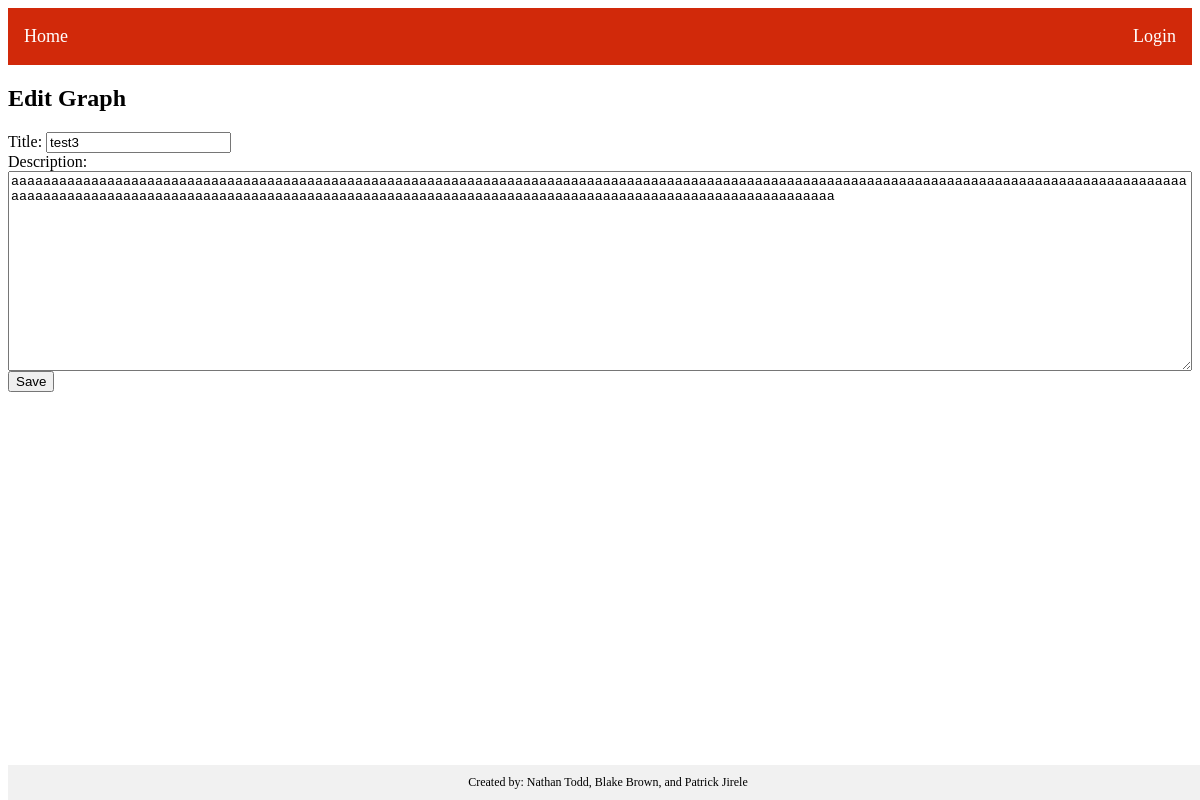
/editGraph/Department_pie.png, run on the app's committed database.
### main.py (models this page shows)
class Graphs(db.Model):
    id = db.Column(db.Integer, primary_key=True)
    path = db.Column(db.String(100), nullable=False)
    title = db.Column(db.String(50), nullable=False)
    description = db.Column(db.String(250), nullable=True)
    group_id = db.Column(db.Integer, db.ForeignKey('graphgroup.id'), nullable=True)

### main.py (the view)
@login_required
@app.route('/editGraph/<imgName>', methods=['GET', 'POST'])
def editGraph(imgName):
    graphDir = './static/graphs/' + imgName
    graphToEdit = Graphs.query.filter_by(path=graphDir).first()
    if request.method == 'POST':
        graphToEdit.title = request.form['title']
        graphToEdit.description = request.form['description']
        db.session.commit()
        return redirect('/uploadGraphs')
    return render_template('editGraph.html', graphToEdit=graphToEdit)

### templates/editGraph.html (shortened to what this page needs)
{% extends 'base.html' %}
{% block content %}
<head>
</head>
<body>
    <h2>Edit Graph</h2>
    <form method="POST" action="{{ url_for('editGraph', imgName=graphToEdit.path.split('/')[-1]) }}">
        <label for="title">Title:</label>
        <input type="text" id="title" name="title" value="{{ graphToEdit.title }}"><br>
        <label for="description">Description:</label><br>
        <textarea id="description" name="description" rows="10" maxlength="250">{{ graphToEdit.description }}</textarea><br>
        <button type="submit">Save</button>
    </form>
</body>
{% endblock %}

### templates/base.html (shortened to what this page needs)
<html>
<head>
    <!DOCTYPE html>
    <link href="/static/style.css" rel="stylesheet">
</head>
{% if current_user.is_authenticated %}
<body>
    <nav>
        <ul>
            <li><a href='/'>Home</a></li>
            <li><a href='/createGraph'>Create Graphs</a></li>
            <li><a href='/uploadGraphs'>Upload Graphs</a></li>
            <li><a href='/editGroups'>Edit Groups</a></li>
            <li><a href='/uploadDataset'>Upload Dataset</a></li>
            <div class="dropdown">
                <button class="dropbtn">Account <i class="fa fa-caret-down"></i> </button>
                <div class="dropdown-content">
                    <a href="/updatePassword">Change Password</a>
                    <a href="/logout">Logout</a>
                    {% if current_user.email == 'testing@test.com' %}
                        <a href="/createAdmin">Create Admin</a>
                    {% endif %}
                </div>
            </div>
        </ul>
    </nav>
</body>
{% else %}
<nav>
    <ul>
        <li><a href='/'>Home</a></li>
        <div class="topnav-right">
            <li><a href='/login'>Login</a></li>
        </div>
    </ul>
</nav>
{% endif %}
{% block content %}
{% endblock %}
<div class="footer">
    Created by: Nathan Todd, Blake Brown, and Patrick Jirele
</div>
</html>

### static/style.css (style rules this page uses)
ul { list-style-type: none; margin: 0; padding: 0; overflow: hidden; background-color: #d1290a; }
li { float: left; }
li a { display: block; color: white; text-align: center; padding: 18px 16px; text-decoration: none; font-size: 18px; }
.topnav-right { float: right; }

### templates/base.html (style rules this page uses)
nav { position: sticky; top: 0; background-color: #333; z-index: 1; }
.footer { position: fixed; bottom: 0; width: 100%; background-color: #f1f1f1; text-align: center; padding: 10px 0; font-size: 12px; }

### templates/editGraph.html (style rules this page uses)
textarea { width: 100%; height: 200px; }

### data on the page
Graphs: title "test3", description "aaaaaaaaaaaaaaaaaaaaaaaaaaaaaaaaaaaaaaaaaaaaaaaaaaaaaaaaaaaaaaaaaaaaaaaaaaaaaaaaaaaaaaaaaaaaaaaaaaaaaaaaaaaaaaaaaaaaaaaaaaaaaaaaaaaaaaaaaaaaaaaaaaaaaaaaaaaaaaaaaaaaaaaaaaaaaaaaaaaaaaaaaaaaaaaaaaaaaaaaaaaaaaaaaaaaaaaaaaaaaaaaaaaaaaaaaaaaaaaaaaaaaaaaaa"
